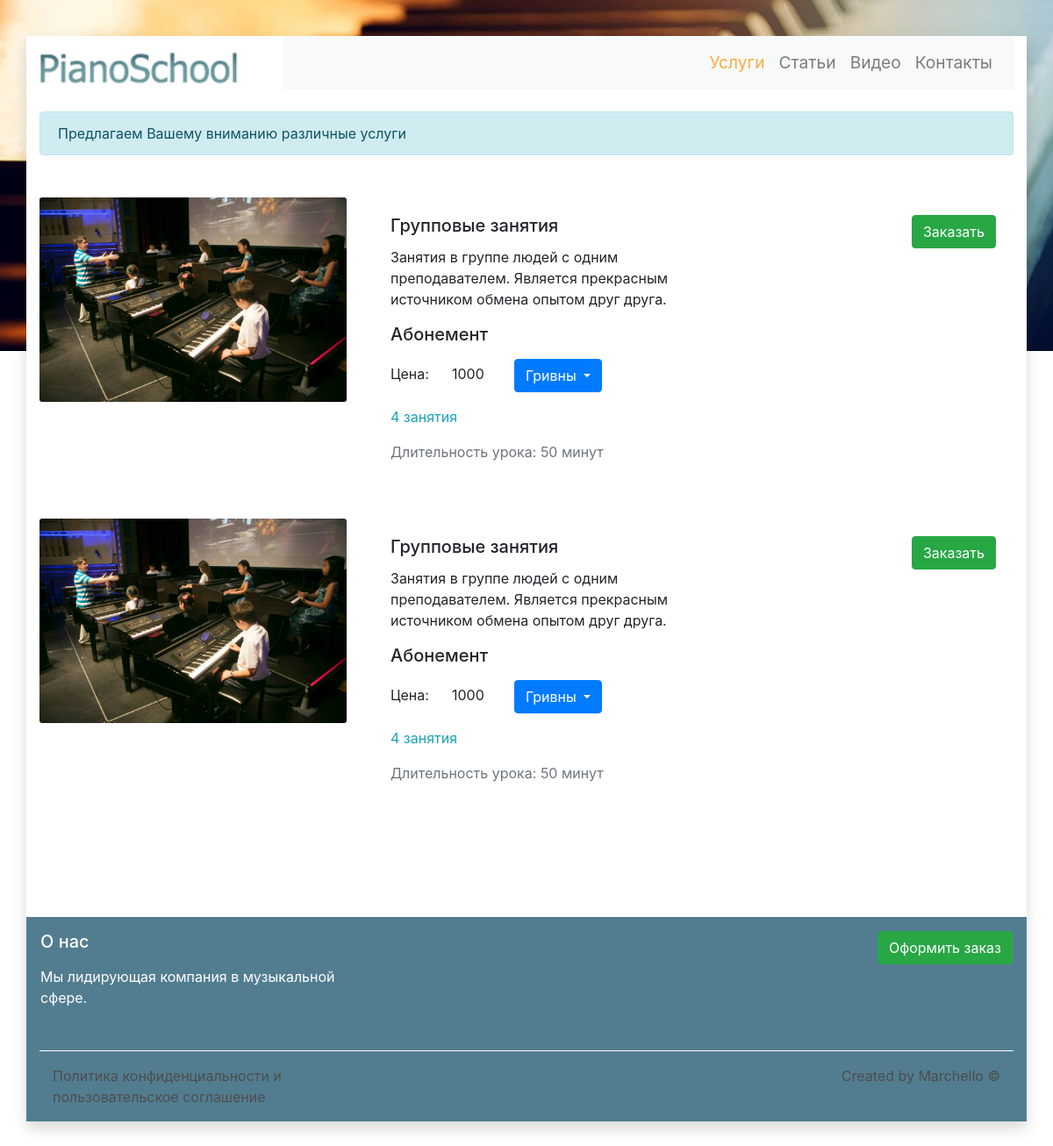
/services.php, run on the app's committed database.
### tables this page shows
CREATE TABLE `services_list` (
  `ID` int(10) NOT NULL,
  `TITLE` varchar(500) NOT NULL,
  `DESCRIPTION` varchar(2000) NOT NULL,
  `TYPE` varchar(100) NOT NULL,
  `PRICE` float NOT NULL,
  `LESSONS_COUNT` int(5) NOT NULL,
  `LESSON_DURATION` int(10) NOT NULL,
  `IMAGE_URL` varchar(500) NOT NULL
);

CREATE TABLE `services_type_list` (
  `ID` int(10) NOT NULL,
  `SYMBOL_CODE` varchar(100) NOT NULL,
  `TITLE` varchar(100) NOT NULL
);

### files/php/DBModule.php (called while the page is built, shortened)
<?
class DB extends \PDO
{
    private $DBStructure = array(
        'services' => array(
            'list' => 'services_list',
            'type_list' => 'services_type_list'
        ),
        'articles' => array(
            'list' => 'articles_list',
            'sections_list' => 'articles_sections_list'
        ),
        'videos' => array(
            'list' => 'videos_list'
        ),
        'teachers' => array(
            'list' => 'teachers_list'
        )
    );
    public function getServicesList($offset = false, $limit = false)
    {
        if($offset === false && $limit === false)
        {
            $sqlRequest = 'SELECT sl.ID, sl.TITLE, sl.DESCRIPTION, sl.PRICE, sl.LESSONS_COUNT, sl.LESSON_DURATION, sl.IMAGE_URL, stl.TITLE as SERVICE_TYPE_TITLE FROM ' . $this->DBStructure['services']['list'] . ' as sl, ' . $this->DBStructure['services']['type_list'] . ' as stl WHERE sl.TYPE = stl.SYMBOL_CODE ORDER BY sl.ID ASC';
        }
        else
        {
            $sqlRequest = 'SELECT sl.ID, sl.TITLE, sl.DESCRIPTION, sl.PRICE, sl.LESSONS_COUNT, sl.LESSON_DURATION, sl.IMAGE_URL, stl.TITLE as SERVICE_TYPE_TITLE FROM ' . $this->DBStructure['services']['list'] . ' as sl, ' . $this->DBStructure['services']['type_list'] . ' as stl WHERE sl.TYPE = stl.SYMBOL_CODE ORDER BY sl.ID ASC LIMIT ' . $offset . ', ' . $limit;
        }
        $prepareRequest = $this->prepare($sqlRequest);
        if($prepareRequest->execute())
        {
            return $prepareRequest->fetchAll();
        }
        else
        {
            return false;
        }
    }
}

### server-scripts/services.php (called while the page is built, shortened)
<?
require_once($_SERVER['DOCUMENT_ROOT'] . '/files/php/DBModule.php');
$DBM = new \Modules\DB();
$serviceList = $DBM->getServicesList(0, 2);
?>

### services.php (the view, shortened to what this page needs)
<?require_once($_SERVER['DOCUMENT_ROOT'] . '/server-scripts/services.php');?>
<?include_once($_SERVER['DOCUMENT_ROOT'] . '/static-views/header.php');?>
<?if($serviceList !== false):?>
    <?if(!empty($serviceList)):?>
        <div class="row mt-3 mb-3">
            <div class="col">
                <div class="alert alert-info" role="alert">
                    Предлагаем Вашему вниманию различные услуги
                </div>
            </div>
        </div>
        <div class="row mt-3 mb-3" id="services-list-wrapper" itemscope itemtype="http://schema.org/Product">
            <?$cElements = count($serviceList) - 1;?>
            <?foreach($serviceList as $si => $service):?>
                <div class="col-12 mb-3 pt-3 pb-3 add-shadow" <?=( $si == $cElements ? 'data-items-offset=' . count($serviceList) : '' );?>>
                    <div class="row">
                        <div class="col-md-4">
                            <img itemscope="logo" src="<?=$service['IMAGE_URL'];?>" class="card-img" alt="Картинка не найдена">
                        </div>
                        <div class="col-md-8">
                            <div class="card-body">
                                <div class="card-left-side float-left">
                                    <h5 class="card-title" itemprop="name"><?=$service['TITLE'];?></h5>
                                    <p class="card-text" itemprop="description"><?=$service['DESCRIPTION'];?></p>
                                    <div class="price-wrapper">
                                        <h5 class="mb-3"><?=$service['SERVICE_TYPE_TITLE'];?></h5>
                                        <div class="price-data mb-3" itemprop="offer" itemscope itemtype="http://schema.org/Offer">
                                            <span>Цена: </span>
                                            <span class="price" itemprop="price"><?=$service['PRICE'];?></span>
                                            <div class="dropdown price-menu ml-2">
                                                <button class="btn btn-primary dropdown-toggle" type="button" id="dropdownMenu2" data-toggle="dropdown" aria-haspopup="true" aria-expanded="false" itemprop="priceCurrency">
                                                    Гривны
                                                </button>
                                            </div>
                                        </div>
                                        <p class="text-info"><?=$service['LESSONS_COUNT'] . ' ' . $service['LESSONS_COUNT_TITLE'];?></p>
                                        <p class="text-secondary">Длительность урока: <?=$service['LESSON_DURATION'];?> минут</p>
                                    </div>
                                </div>
                                <div class="card-right-side float-left">
                                    <a href="/contacts" class="btn btn-success float-right">Заказать</a>
                                </div>
                            </div>
                        </div>
                    </div>
                </div>
            <?endforeach;?>
        </div>
        <div class="row mt-3 mb-3">
            <div class="col-12 text-center text-primary">
            </div>
        </div>
    <?endif;?>
<?endif;?>
<?include_once($_SERVER['DOCUMENT_ROOT'] . '/static-views/footer.php');?>

### files/css/main-style.css (style rules this page uses)
body,html { margin:0;padding:0;font-size:16px;word-wrap:break-word }
.card-left-side,.card-right-side { width:50% }
.price { display:inline-block;width:5rem;text-align:center }
.price-menu { display:inline-block }
.card-body { position:relative;z-index:2 }

### files/css/animations.css (style rules this page uses)
.add-shadow { transition:box-shadow .3s ease-out 0s;-moz-transition:box-shadow .3s ease-out 0s;-o-transition:box-shadow .3s ease-out 0s;-webkit-transition:box-shadow .3s ease-out 0s }

### data on the page
services_list: IMAGE_URL (picture), TITLE "Групповые занятия", DESCRIPTION "Занятия в группе людей с одним преподавателем. Является прекрасным источником обмена опытом друг друга.", services_type_list.TITLE "Абонемент", PRICE "1000", LESSONS_COUNT "4", LESSONS_COUNT_TITLE "занятия", LESSON_DURATION "50"
